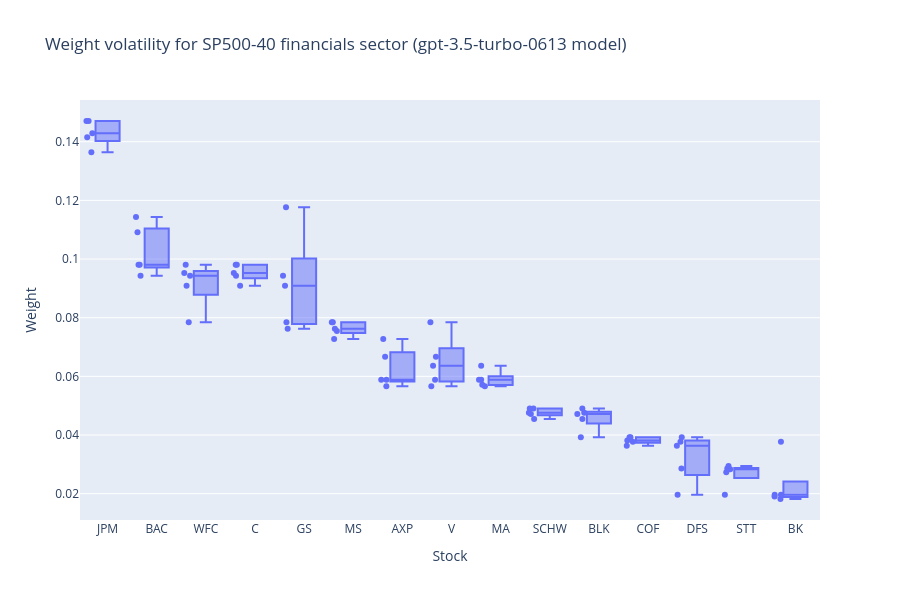

Notebook code cell kept with this figure:
### Markdown cell above
## Weight volatility

### Code cell
if model == 'gpt-4':
    csv_path_write_avg = f'4_avg_weights_response/responses15_auto_{sector_name}.csv'
elif model == "gpt-4-1106-preview":
    csv_path_write_avg = f'4preview_avg_weights_response/responses15_auto_{sector_name}.csv'
else:
    csv_path_write_avg = f'3_avg_weights_response/responses15_auto_{sector_name}.csv'

dfw = pd.read_csv(csv_path_write_avg)

fig = px.box(dfw, x='Stock', y=['Weight_0', 'Weight_1', 'Weight_2', 'Weight_3', 'Weight_4'], points="all",
             title=f"Weight volatility for {full_ticker} {sector_name} sector ({model} model)",
             labels={'variable': 'Columns', 'value': 'Weight'})

fig.update_layout(height=600, width=900)
fig.show()

### Figure 1 — Plotly figure (JSON) as saved in the notebook; plotly's stock layout.template omitted (floating-point values rounded to 4 significant figures)
{"data": [{"alignmentgroup": "True", "boxpoints": "all", "hovertemplate": "Stock=%{x}<br>Weight=%{y}<extra></extra>", "legendgroup": "", "marker": {"color": "#636efa"}, "name": "", "notched": false, "offsetgroup": "", "orientation": "v", "showlegend": false, "type": "box", "x": ["JPM", "BAC", "WFC", "C", "GS", "MS", "AXP", "V", "MA", "SCHW", "BLK", "COF", "DFS", "STT", "BK", "JPM", "BAC", "WFC", "C", "GS", "MS", "AXP", "V", "MA", "SCHW", "BLK", "COF", "DFS", "STT", "BK", "JPM", "BAC", "WFC", "C", "GS", "MS", "AXP", "V", "MA", "SCHW", "BLK", "COF", "DFS", "STT", "BK", "JPM", "BAC", "WFC", "C", "GS", "MS", "AXP", "V", "MA", "SCHW", "BLK", "COF", "DFS", "STT", "BK", "JPM", "BAC", "WFC", "C", "GS", "MS", "AXP", "V", "MA", "SCHW", "BLK", "COF", "DFS", "STT", "BK"], "x0": " ", "xaxis": "x", "y": [0.1415, 0.09434, 0.09434, 0.09434, 0.09434, 0.07547, 0.0566, 0.0566, 0.0566, 0.04717, 0.04717, 0.03774, 0.03774, 0.0283, 0.03774, 0.1429, 0.1143, 0.09524, 0.09524, 0.07619, 0.07619, 0.06667, 0.06667, 0.05714, 0.04762, 0.04762, 0.0381, 0.02857, 0.02857, 0.01905, 0.1471, 0.09804, 0.09804, 0.09804, 0.07843, 0.07843, 0.05882, 0.05882, 0.05882, 0.04902, 0.04902, 0.03922, 0.03922, 0.02941, 0.01961, 0.1364, 0.1091, 0.09091, 0.09091, 0.09091, 0.07273, 0.07273, 0.06364, 0.06364, 0.04545, 0.04545, 0.03636, 0.03636, 0.02727, 0.01818, 0.1471, 0.09804, 0.07843, 0.09804, 0.1176, 0.07843, 0.05882, 0.07843, 0.05882, 0.04902, 0.03922, 0.03922, 0.01961, 0.01961, 0.01961], "y0": " ", "yaxis": "y"}], "layout": {"boxmode": "group", "height": 600, "legend": {"tracegroupgap": 0}, "title": {"text": "Weight volatility for SP500-40 financials sector (gpt-3.5-turbo-0613 model)"}, "width": 900, "xaxis": {"anchor": "y", "domain": [0, 1], "title": {"text": "Stock"}}, "yaxis": {"anchor": "x", "domain": [0, 1], "title": {"text": "Weight"}}}}
